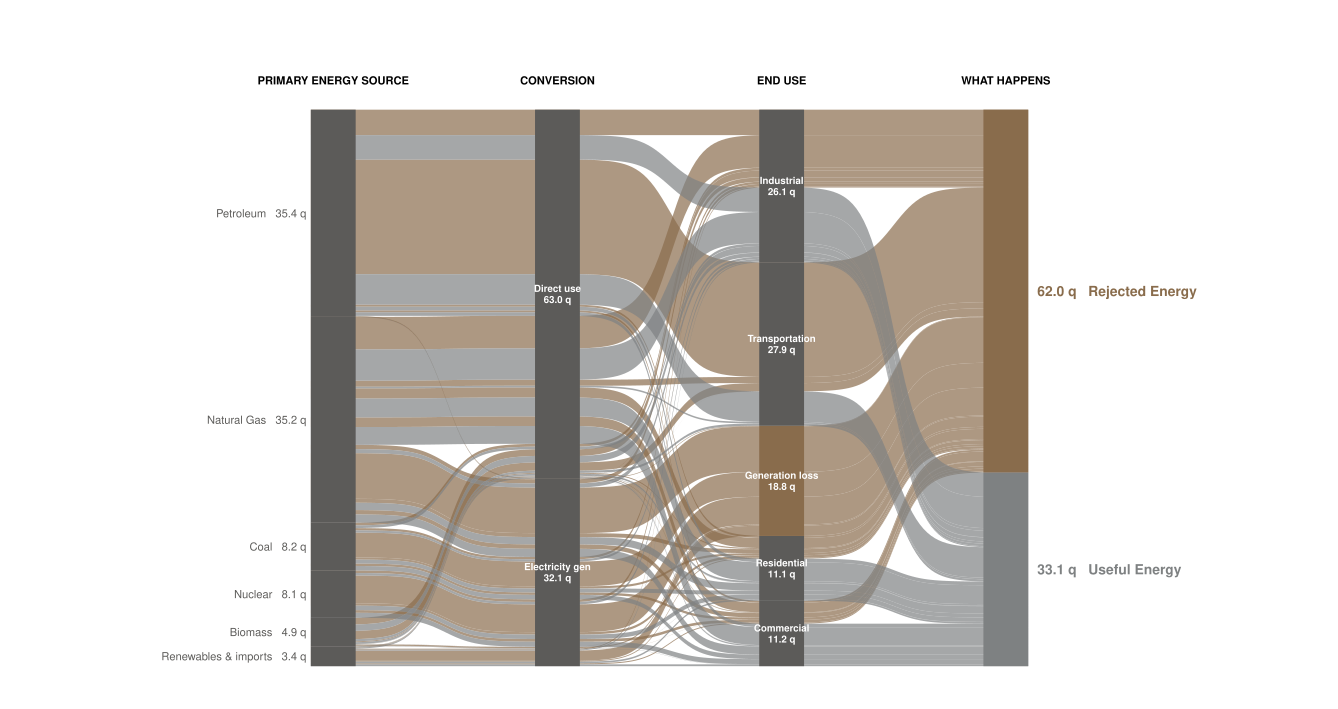

Write R code to recreate this figure.
# Task 8 v8 — US Primary Energy Flow, 2023 (efficiency-coloured rebuild).
# v8 changes vs v7:
#   * Disposition recolouring under the new "red and black are accents
#     only" colour discipline. v7 used `heritage_red` (then sage) for
#     "Useful Energy"; under the v4 palette that token now resolves to
#     bright PG red, which would paint ~33% of the chart's flow ink red
#     — way past the accent threshold. v8 uses `dark_stone` (warm gray)
#     for Useful Energy: a calm, neutral colour that says "this part of
#     the system is fine," letting the warm bronze (Rejected) carry the
#     story. Stratum bars switched from `onyx` (pure black) to `alloy`
#     (warm charcoal) so the structural bars recede slightly and the
#     coloured flows pop.
#

#
# Analytical departure from the canonical LLNL chart (so this is not a
# copy). LLNL's diagram colours flows by source (one hue per fuel). This
# rebuild colours flows by *disposition* (Useful vs Rejected), which makes
# a different question primary: not "where does each fuel go?" but "where
# is energy lost?". Every band keeps its useful/rejected colour from the
# left axis to the right, so the rejected-energy story reads at every
# stage of the chain — not just in the right-most column. The four
# stratum nodes are kept neutral charcoal; only the end disposition
# strata pick up the semantic colour. Source aggregation also groups
# small renewables ( <2 q each ) into "Renewables & imports" for legibility.
#
# v7 changes vs v6:
#   * Re-rendered with the analytical-departure framing made explicit in
#     this header (and matched in reference_log.md). No data changes.
#
# Changes from v5 → v6:
#   * Adds an EXPLICIT "Electricity generation" intermediate node — the
#     iconic feature of the LLNL Sankey: at the source column, fuels
#     visibly DIVERGE into "via electricity" and "direct" routes; at
#     the end-use column they re-converge from both routes.
#   * Four ggalluvial axes: Source → Conversion (Electricity gen | Direct
#     use) → End-use (sectors + Generation loss) → Disposition (Useful |
#     Rejected).
#
# Source: LLNL "Estimated U.S. Energy Consumption in 2023: 93.6 Quads",
# Oct 2024. Local files (data comes from these — no hand-typed numbers
# in this script):
#   data/task_08_energy/llnl_us_energy_2023.pdf       (canonical source)
#   data/task_08_energy/llnl_us_energy_2023_flows.csv (parsed flows)
# Sector efficiencies from the LLNL footnote: Residential 65 %,
# Commercial 65 %, Industrial 49 %, Transportation 21 %.

setwd("/Users/alexanderweber/Documents/hsg/6_semester/data_visualization_with_ai")

suppressPackageStartupMessages({
  library(dplyr)
  library(readr)
  library(tidyr)
  library(purrr)
  library(ggplot2)
  library(ggalluvial)
})

source("design_system.R")

chart_family <- ""

# ---- Read LLNL flows --------------------------------------------------
flows_raw <- read_csv("data/task_08_energy/llnl_us_energy_2023_flows.csv",
                      show_col_types = FALSE)
primary_flows  <- flows_raw %>% filter(source != "Electricity")
elec_to_sector <- flows_raw %>% filter(source == "Electricity")

# Aggregate small renewable sources for legibility.
small_sources <- c("Solar", "Hydro", "Wind", "Geothermal",
                   "Net Electricity Imports")
primary_flows <- primary_flows %>%
  mutate(source = if_else(source %in% small_sources,
                          "Renewables & imports", source)) %>%
  group_by(source, target) %>%
  summarise(quads = sum(quads), .groups = "drop")

# ---- Routing parameters -----------------------------------------------
sector_eta <- c(
  Residential    = 0.65,
  Commercial     = 0.65,
  Industrial     = 0.49,
  Transportation = 0.21
)
elec_input     <- sum(primary_flows$quads[primary_flows$target == "Electricity"])
elec_delivered <- sum(elec_to_sector$quads)
eta_gen        <- elec_delivered / elec_input
elec_share     <- setNames(elec_to_sector$quads / sum(elec_to_sector$quads),
                           elec_to_sector$target)

cat(sprintf("Electricity gen efficiency: %.1f%%\n", 100 * eta_gen))

# ---- Build path table (4 stages) --------------------------------------
# Each row = one complete path (source, conversion, end_use, disposition,
# quads). Three path types:
#   1. Direct fuel: source→Direct→sector→{Useful,Rejected}
#   2. Via grid:    source→ElectricityGen→sector→{Useful,Rejected}
#   3. Gen loss:    source→ElectricityGen→GenerationLoss→Rejected
build_direct_paths <- function(src, sec, q) {
  eta <- sector_eta[[sec]]
  tibble(
    source = src, conversion = "Direct use", end_use = sec,
    disposition = c("Useful Energy", "Rejected Energy"),
    quads = c(q * eta, q * (1 - eta))
  )
}
build_grid_paths <- function(src, q_to_grid) {
  delivered <- q_to_grid * eta_gen
  gen_loss  <- q_to_grid * (1 - eta_gen)
  sector_paths <- map_dfr(names(sector_eta), function(s) {
    flow_s <- delivered * elec_share[[s]]
    eta_s  <- sector_eta[[s]]
    tibble(
      source = src, conversion = "Electricity gen", end_use = s,
      disposition = c("Useful Energy", "Rejected Energy"),
      quads = c(flow_s * eta_s, flow_s * (1 - eta_s))
    )
  })
  loss <- tibble(
    source = src, conversion = "Electricity gen",
    end_use = "Generation loss",
    disposition = "Rejected Energy",
    quads = gen_loss
  )
  bind_rows(sector_paths, loss)
}

paths <- primary_flows %>%
  pmap_dfr(function(source, target, quads) {
    if (target == "Electricity") {
      build_grid_paths(source, quads)
    } else {
      build_direct_paths(source, target, quads)
    }
  }) %>%
  filter(quads > 0.005)  # drop near-zero paths to declutter

cat(sprintf("Paths: %d | Useful: %.2f q | Rejected: %.2f q | Total: %.2f q\n",
            nrow(paths),
            sum(paths$quads[paths$disposition == "Useful Energy"]),
            sum(paths$quads[paths$disposition == "Rejected Energy"]),
            sum(paths$quads)))

# ---- Order strata: largest at top -------------------------------------
src_order <- paths %>% group_by(source) %>%
  summarise(s = sum(quads), .groups = "drop") %>%
  arrange(desc(s)) %>% pull(source)
conv_order   <- c("Direct use", "Electricity gen")
end_order    <- c("Industrial", "Transportation",
                  "Generation loss", "Residential", "Commercial")
disp_order   <- c("Rejected Energy", "Useful Energy")

paths <- paths %>%
  mutate(
    source      = factor(source,      levels = src_order),
    conversion  = factor(conversion,  levels = conv_order),
    end_use     = factor(end_use,     levels = end_order),
    disposition = factor(disposition, levels = disp_order)
  )

# ---- Colours (semantic) -----------------------------------------------
disp_colors <- c(
  "Useful Energy"   = pg_palette$dark_stone,    # warm gray — calm "this is fine"
  "Rejected Energy" = pg_palette$copper         # warm bronze — heat lost
)
# All strata are warm charcoal (alloy, not pure onyx — softens the
# structural bars so the coloured flows are the focus). The two
# disposition strata pick up the semantic colour so the right column
# reads as the chart's climax.
all_strata <- c(src_order, conv_order, end_order, disp_order)
stratum_fill <- setNames(rep(pg_palette$alloy, length(all_strata)),
                         all_strata)
stratum_fill["Useful Energy"]    <- pg_palette$dark_stone
stratum_fill["Rejected Energy"]  <- pg_palette$copper
stratum_fill["Generation loss"]  <- pg_palette$copper

# ---- Helpers ----------------------------------------------------------
fmt_q <- function(x) {
  ifelse(x < 1, sprintf("%.2f q", x), sprintf("%.1f q", x))
}

stratum_w <- 0.20

# Sort so the (terracotta) rejected bands draw first, sage useful on top.
paths <- paths %>% arrange(disposition)

# ---- Base plot --------------------------------------------------------
p_base <- ggplot(paths,
                 aes(axis1 = source,
                     axis2 = conversion,
                     axis3 = end_use,
                     axis4 = disposition,
                     y = quads)) +
  geom_alluvium(aes(fill = disposition),
                width = stratum_w, alpha = 0.7,
                knot.pos = 0.4, curve_type = "sigmoid") +
  geom_stratum(width = stratum_w,
               aes(fill = after_stat(stratum)),
               color = NA) +
  scale_fill_manual(values = c(disp_colors, stratum_fill),
                    guide = "none") +
  scale_x_continuous(limits = c(-0.4, 5.4), expand = c(0, 0)) +
  scale_y_continuous(expand = expansion(mult = c(0.04, 0.10))) +
  coord_cartesian(clip = "off") +
  labs(x = NULL, y = NULL) +
  theme_void(base_family = chart_family) +
  theme(plot.margin = margin(t = 16, r = 14, b = 14, l = 14))

# Pull rendered stratum positions
gb <- ggplot_build(p_base)
strat_layer_idx <- which(sapply(gb$plot$layers,
                                function(l) inherits(l$stat, "StatStratum")))[1]
strat_data <- gb$data[[strat_layer_idx]] %>%
  mutate(y_mid = (ymin + ymax) / 2)

src_pos    <- strat_data %>% filter(x == 1)
conv_pos   <- strat_data %>% filter(x == 2)
end_pos    <- strat_data %>% filter(x == 3)
disp_pos   <- strat_data %>% filter(x == 4)

src_labels <- src_pos %>%
  transmute(x = 1 - stratum_w / 2 - 0.02, y = y_mid,
            label = paste0(stratum, "   ", fmt_q(count)))
conv_labels <- conv_pos %>%
  transmute(x = 2, y = y_mid,
            label = paste0(stratum, "\n", fmt_q(count)))
end_labels <- end_pos %>%
  transmute(x = 3, y = y_mid,
            label = paste0(stratum, "\n", fmt_q(count)))
disp_labels <- disp_pos %>%
  transmute(x = 4 + stratum_w / 2 + 0.04, y = y_mid,
            label = paste0(fmt_q(count), "   ", stratum),
            color = if_else(stratum == "Useful Energy",
                            pg_palette$dark_stone, pg_palette$copper))

total_q <- sum(paths$quads)

# ---- Final plot -------------------------------------------------------
p <- p_base +
  geom_text(data = src_labels, aes(x = x, y = y, label = label),
            family = chart_family, size = 2.9, color = pg_palette$alloy,
            hjust = 1, vjust = 0.5, inherit.aes = FALSE) +
  geom_text(data = conv_labels, aes(x = x, y = y, label = label),
            family = chart_family, size = 2.6, color = "white",
            fontface = "bold", hjust = 0.5, vjust = 0.5,
            inherit.aes = FALSE, lineheight = 0.9) +
  geom_text(data = end_labels, aes(x = x, y = y, label = label),
            family = chart_family, size = 2.6, color = "white",
            fontface = "bold", hjust = 0.5, vjust = 0.5,
            inherit.aes = FALSE, lineheight = 0.9) +
  geom_text(data = disp_labels,
            aes(x = x, y = y, label = label, color = color),
            family = chart_family, size = 3.6, fontface = "bold",
            hjust = 0, vjust = 0.5, inherit.aes = FALSE) +
  scale_color_identity() +
  # Column headers
  annotate("text", x = 1, y = total_q + 5,
           label = "PRIMARY ENERGY SOURCE",
           family = chart_family, size = 2.9, fontface = "bold",
           color = pg_palette$onyx, hjust = 0.5) +
  annotate("text", x = 2, y = total_q + 5,
           label = "CONVERSION",
           family = chart_family, size = 2.9, fontface = "bold",
           color = pg_palette$onyx, hjust = 0.5) +
  annotate("text", x = 3, y = total_q + 5,
           label = "END USE",
           family = chart_family, size = 2.9, fontface = "bold",
           color = pg_palette$onyx, hjust = 0.5) +
  annotate("text", x = 4, y = total_q + 5,
           label = "WHAT HAPPENS",
           family = chart_family, size = 2.9, fontface = "bold",
           color = pg_palette$onyx, hjust = 0.5)

out_pdf <- "iterations/task_08/v8/energy_sankey_v8.pdf"
ggsave(out_pdf, p, width = 34, height = 18, units = "cm", device = "pdf")
cat("\nSaved:", out_pdf, "\n")
